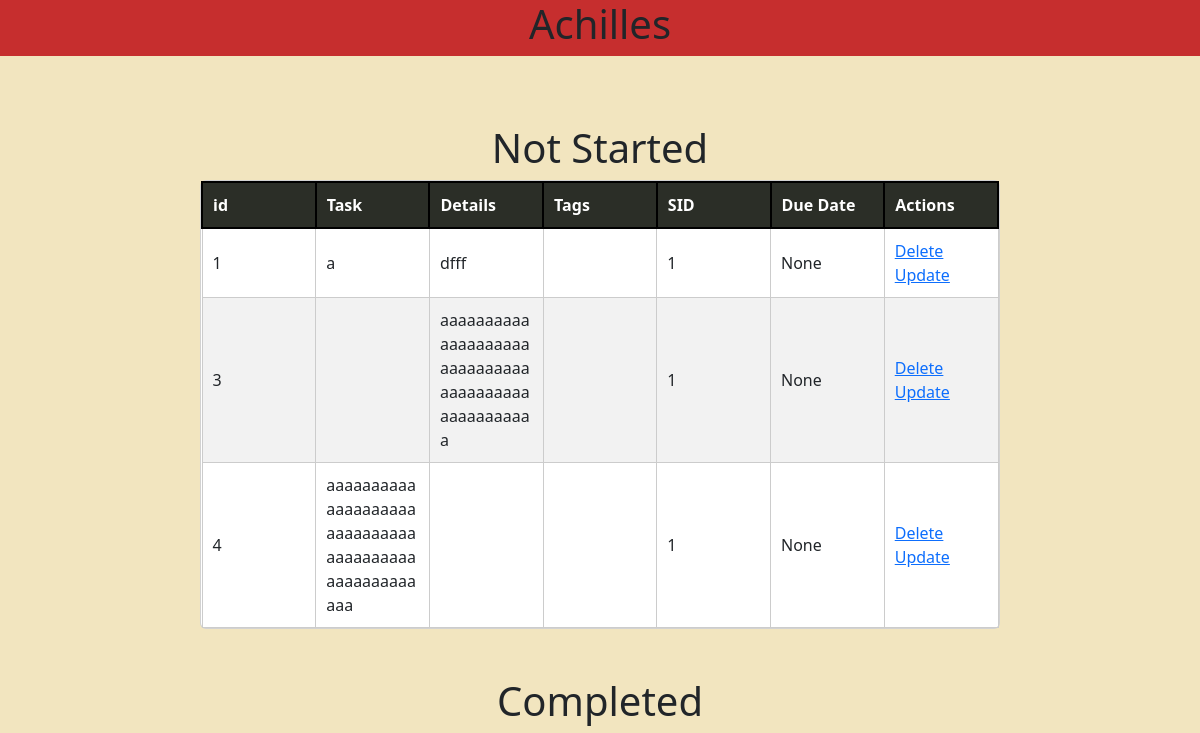
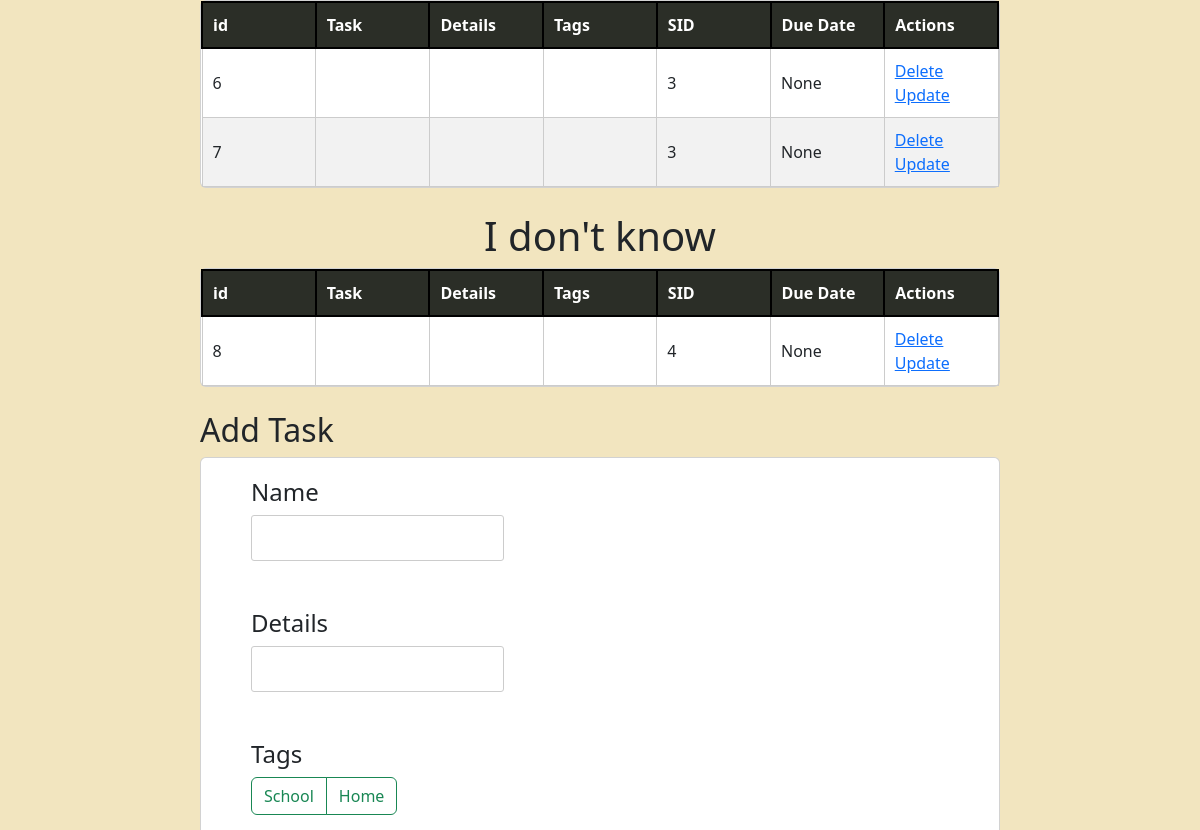
Before: / (upper part) with the older database file (2 pictures, top to bottom).
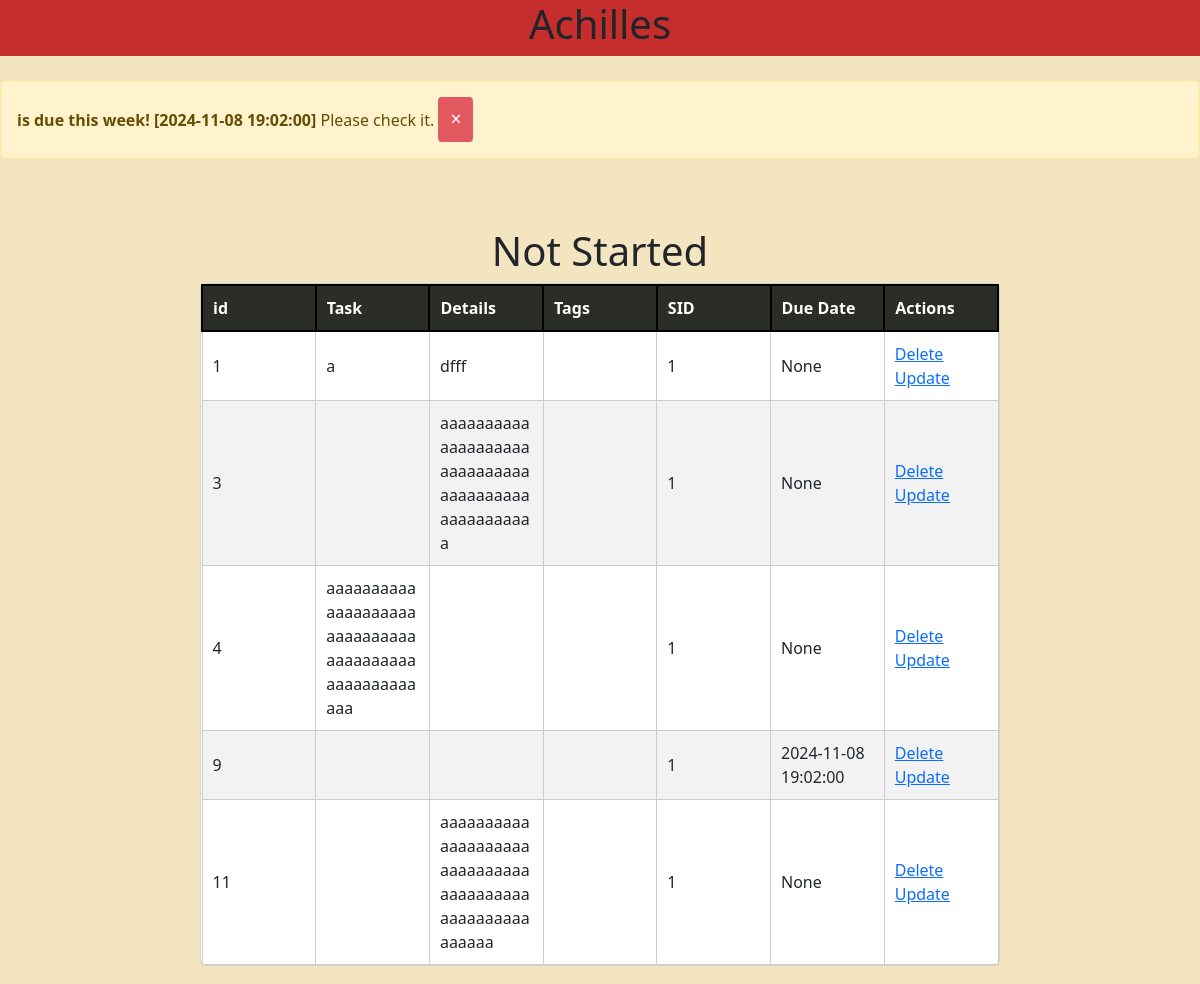
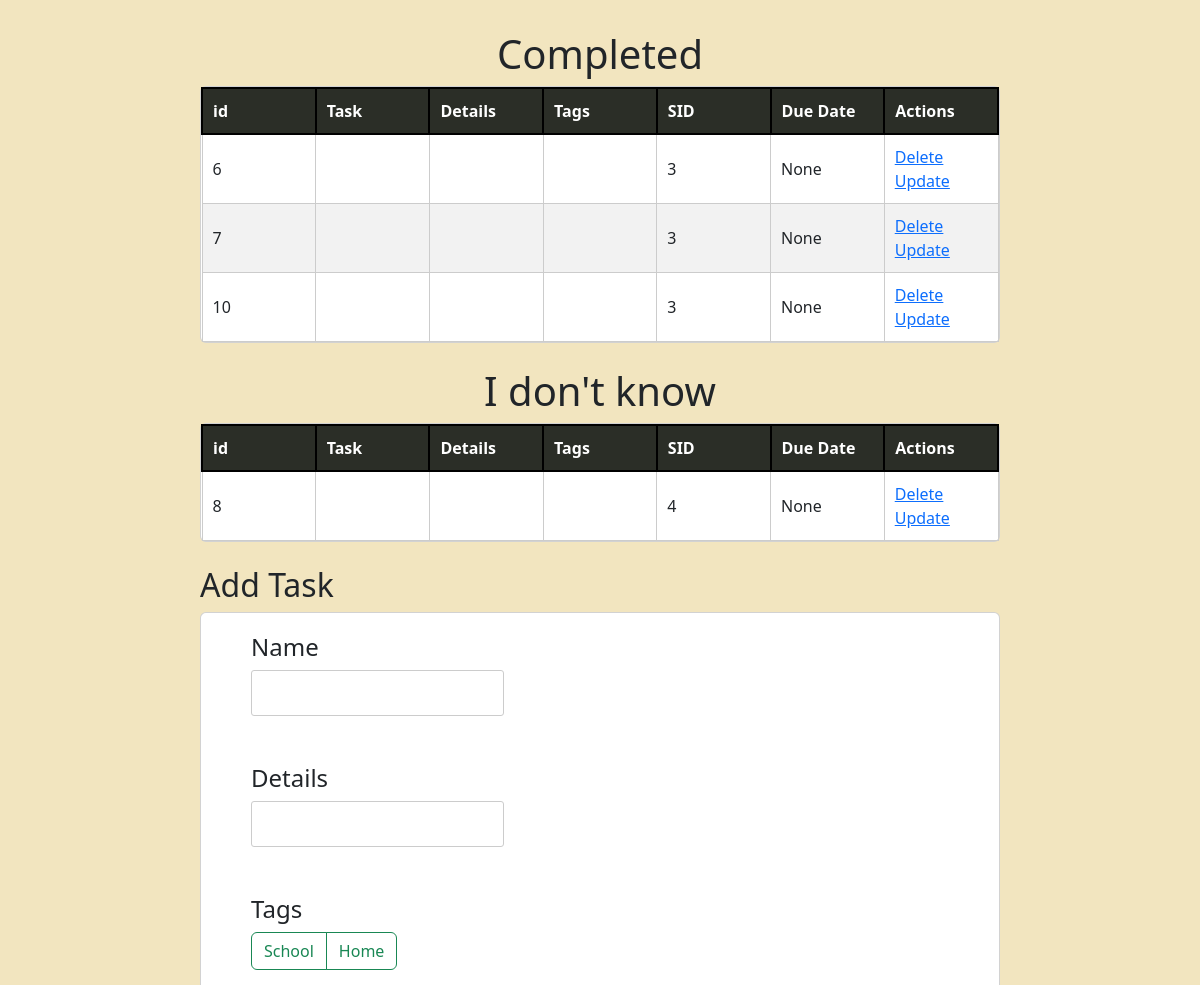
After: the same page with the newer database file (2 pictures, top to bottom).
### tables this page shows
CREATE TABLE Tasks (
    TID INTEGER PRIMARY KEY AUTOINCREMENT,
    Name VARCHAR(255) DEFAULT 'No-Name' NOT NULL,
    Details VARCHAR(255) DEFAULT NULL,
    SID INTEGER DEFAULT 0 NOT NULL,
    DDate datetime,
    FOREIGN KEY (SID) REFERENCES Status(SID)
);

CREATE TABLE Tags (
    TID INTEGER PRIMARY KEY AUTOINCREMENT,
    Name VARCHAR(255) UNIQUE
);

### app.py (the view)
@app.route('/', methods=['POST', 'GET'])
def index():
    if request.method == "POST":
        if 'reset' in request.form:
            with open("reset.txt", 'w') as f:
                f.write(datetime.now(pytz.timezone('Asia/Hong_Kong')).strftime("%Y-%m-%d %H:%M:%S"))
            reset()
            return redirect('/')
        cont = request.form['con']
        det = request.form['det']
        opt = int(request.form['opt'])
        date = request.form['date']
        try:
            gg = ()
            if len(date) == 0:
                gg = (cont, det, opt)
            else:
                gg = (cont, det, opt, datetime.strptime(date, "%Y-%m-%dT%H:%M"))
            if len(date) == 0:
                cur.execute("INSERT INTO Tasks (Name, Details, SID) VALUES (?, ?, ?)", gg)
            else:
                cur.execute("INSERT INTO Tasks (Name, Details, SID, DDate) VALUES (?, ?, ?, ?)", gg)
            con.commit()
            tk = raww("SELECT MAX(TID) FROM Tasks")
            tk = tk[0][0]
            for i in request.form:
                if 'tag' in i:
                    tq = f"INSERT INTO TT (TkID, TgID) VALUES ({tk}, {request.form[i]})"
                    raw(tq)
            return redirect('/')
        except:
            return render_template('error.html', s="invalid input")
    else:
        setup()
        init()
        alt = raww(f"SELECT * FROM Tasks WHERE DDate BETWEEN datetime('now', 'localtime') AND datetime('now','+7 day','localtime')")
        nstart = raww("SELECT * FROM Tasks WHERE SID = 1")
        doing = raww("SELECT * FROM Tasks WHERE SID = 2")
        com = raww("SELECT * FROM Tasks WHERE SID = 3")
        idk = raww("SELECT * FROM Tasks WHERE SID = 4")
        tags = raww("SELECT * FROM Tags")
        status = raww("SELECT * FROM Status")
        tt = raww("SELECT * FROM TT")
        with open("reset.txt", 'r') as f:
            last = f.read()
        return render_template('index.html', alt=alt, nstart = nstart, doing=doing, com = com, idk=idk, url=get_girl(), tags=tags, status=status, last=last, tt=tt)

### app.py (called while the page is built)
def get_girl():
    return "https://pic.re/image?max_size=1023"

### db.py (called while the page is built)
def setup():
    for i in tables:
        cur.execute(map[i])
    con.commit()

def raww(query):
    res = cur.execute(query)
    res = res.fetchall()
    con.commit()
    return res

def ins(a):
    res = cur.execute("SELECT 1 FROM Status WHERE EXISTS (SELECT * FROM Status WHERE Name = ?)", (a,))
    t = res.fetchall()
    if len(t)==0:
        cur.execute("INSERT INTO Status (Name) VALUES (?)", (a,))
    con.commit()
    return ""

def ins2(a):
    res = cur.execute("SELECT 1 FROM Tags WHERE EXISTS (SELECT * FROM Tags WHERE Name = ?)", (a,))
    t = res.fetchall()
    if len(t)==0:
        cur.execute("INSERT INTO Tags (Name) VALUES (?)", (a,))
    con.commit()
    return ""

def init():
    lt = ["Not started", "On-going", "Completed", "I don\'t know"]
    for i in lt:
        ins(i)
    lt = ["School", "Home"]
    for i in lt:
        ins2(i)

### templates/index.html (shortened to what this page needs)
{% extends 'base.html' %}
{% block body %}
{% if alt != [] %}
{% for i in alt %}
<br />
<div class="alert alert-warning alert-dismissible fade show" role="alert">
    <strong>{{i[1]}} is due this week! [{{i[4]}}]</strong> Please check it.
    <button type="button" class="close" data-dismiss="alert" aria-label="Close">
        <span aria-hidden="true">&times;</span>
    </button>
</div>
{% endfor %}
{% endif %}
<div class="content pt-5">
    {% if nstart != [] %}
    <h1>Not Started</h1>
    <div class="card">
        <table id="demo" style="table-layout: fixed; width:100%;">
            <tr>
                <th>id</th>
                <th>Task</th>
                <th>Details</th>
                <th>Tags</th>
                <th>SID</th>
                <th>Due Date</th>
                <th>Actions</th>
            </tr>
            {% for i in nstart %}
            <tr>
                <td>{{i[0]}}</td>
                <td>{{i[1]}}</td>
                <td>{{i[2]}}</td>
                <td>
                </td>
                <td>{{i[3]}}</td>
                <td>{{i[4]}}</td>
                <td>
                    <a href="/delete/{{i[0]}}">Delete</a>
                    <br>
                    <a href="/update/{{i[0]}}">Update</a>
                </td>
            </tr>
            {% endfor %}
        </table>
    </div>
    {% endif %}
    <br />
    <br />
    {% if com != [] %}
    <h1>Completed</h1>
    <div class="card">
        <table id="demo" style="table-layout: fixed; width: 100%;">
            <tr>
                <th>id</th>
                <th>Task</th>
                <th>Details</th>
                <th>Tags</th>
                <th>SID</th>
                <th>Due Date</th>
                <th>Actions</th>
            </tr>
            {% for i in com %}
            <tr>
                <td>{{i[0]}}</td>
                <td>{{i[1]}}</td>
                <td>{{i[2]}}</td>
                <td>
                </td>
                <td>{{i[3]}}</td>
                <td>{{i[4]}}</td>
                <td>
                    <a href="/delete/{{i[0]}}">Delete</a>
                    <br>
                    <a href="/update/{{i[0]}}">Update</a>
                </td>
            </tr>
            {% endfor %}
        </table>
    </div>
    {% endif %}
    <br />
    {% if idk != [] %}
    <h1>I don't know</h1>
    <div class="card">
        <table id="demo" style="table-layout: fixed; width: 100%;">
            <tr>
                <th>id</th>
                <th>Task</th>
                <th>Details</th>
                <th>Tags</th>
                <th>SID</th>
                <th>Due Date</th>
                <th>Actions</th>
            </tr>
            {% for i in idk %}
            <tr>
                <td>{{i[0]}}</td>
                <td>{{i[1]}}</td>
                <td>{{i[2]}}</td>
                <td>
                </td>
                <td>{{i[3]}}</td>
                <td>{{i[4]}}</td>
                <td>
                    <a href="/delete/{{i[0]}}">Delete</a>
                    <br>
                    <a href="/update/{{i[0]}}">Update</a>
                </td>
            </tr>
            {% endfor %}
        </table>
    </div>
    {% endif %}
    <br />
    <h2>Add Task</h2>
    <div class="card g-4 ex1">
        <form action="/" method="POST">
            <h4>Name</h4>
            <div>
                <input type="text" name="con" id="content">
            </div><br />
            <br />
            <h4>Details</h4>
            <div>
                <input type="text" name="det" id="det">
            </div>
            <br />
            <br />
            <h4>Tags</h4>
            <div class="btn-group" role="group" aria-label="Basic checkbox toggle button group">
                {% for tag in tags %}
                <label class="btn btn-outline-success" for="btncheck{{tag[0]}}">{{tag[1]}}</label>
                {% endfor %}
            </div>
            <br />
            <br />
            <br />
            <br />
            <br />
            <br />
            <br />
            <br />
            <br />
    </div>
    <br />
    <br />
</div>
<br />
{% endblock %}

### templates/base.html (shortened to what this page needs)
<!doctype html>
<html lang="en">
<head>
    <link rel="stylesheet" href="{{ url_for('static', filename='css/main.css') }}">
    <link href="https://cdn.jsdelivr.net/npm/bootstrap@5.3.3/dist/css/bootstrap.min.css" rel="stylesheet">
</head>
<body>
    <div style="background-color: #C62E2E;">
        <h1 class="center">Achilles</h1>
    </div>
    <div style=" background-color: #F2E5BF">
        {% block body %}{% endblock %}
    </div>
</body>
</html>

### static/css/main.css (style rules this page uses)
body { font-family: "Roboto", Arial, sans-serif; margin: 0; padding: 0; text-rendering: optimizeLegibility; display: flex; flex-direction: column; justify-content: center; }
.content { max-width: 70%; margin: 20px auto; padding: 20px; }
h1 { text-align: center; margin-bottom: 20px; }
table { width: 100%; border-collapse: collapse; }
th, td { border: 1px solid #ccc; padding: 8px; text-align: left; }
th { background-color: #f2f2f2; }
form { margin-top: 20px; }
input[type="text"] { padding: 10px; border: 1px solid #ccc; border-radius: 3px; }
a { text-decoration: none; color: #333; }
.center { display: block; margin-left: auto; margin-right: auto; width: 50%; }
.close { color: #fff; background-color: #dc3545; border-radius: 10%; padding: 0.5rem 0.75rem; border: none; opacity: 0.8; transition: opacity 0.2s ease-in-out; }
.close span { font-size: 1.2rem; }
#demo { width: 400px; border-collapse: collapse; }
#demo tr:nth-child(odd) { background: #f2f2f2; }
#demo td, #demo th { text-align: left; padding: 10px; border: 1px solid #ccc; }
#demo th { color: #fff; background: #2b2e27; border: 2px solid black; border-collapse: collapse; }

### templates/base.html (style rules this page uses)
div.ex1 { padding-left: 50px; }

Changed rows visible on the page:
added Tasks: DDate "2024-11-08 19:02:00", TID "9", SID "1"
added Tasks: TID "11", Details "aaaaaaaaaaaaaaaaaaaaaaaaaaaaaaaaaaaaaaaaaaaaaaaaaaaaaaaa", SID "1", i "None", shown under "Not Started"
added Tasks: TID "10", SID "3", i "None", shown under "Completed"
